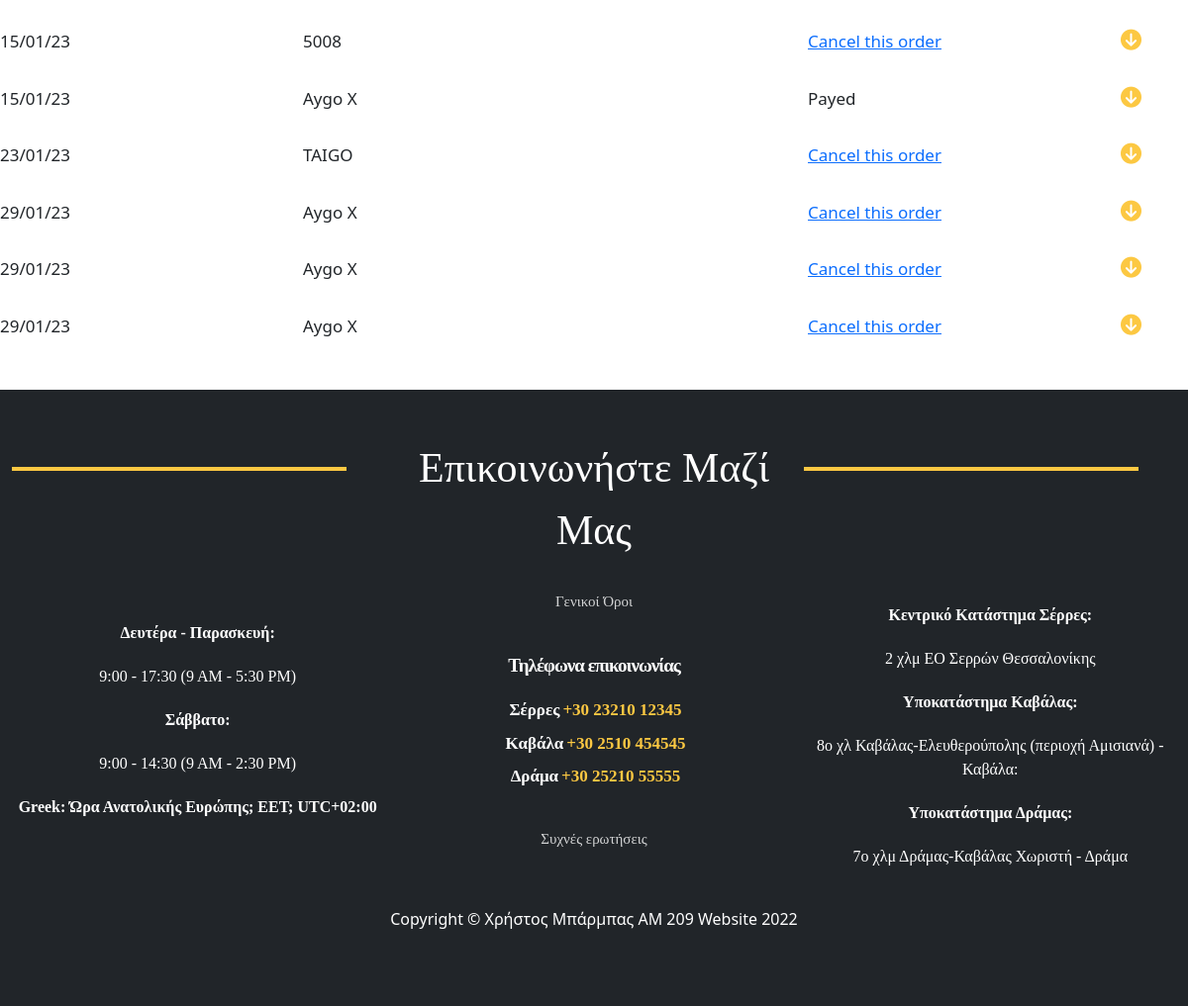
The page /totalRentals/ (signed in, lower part) on the database as committed earlier.
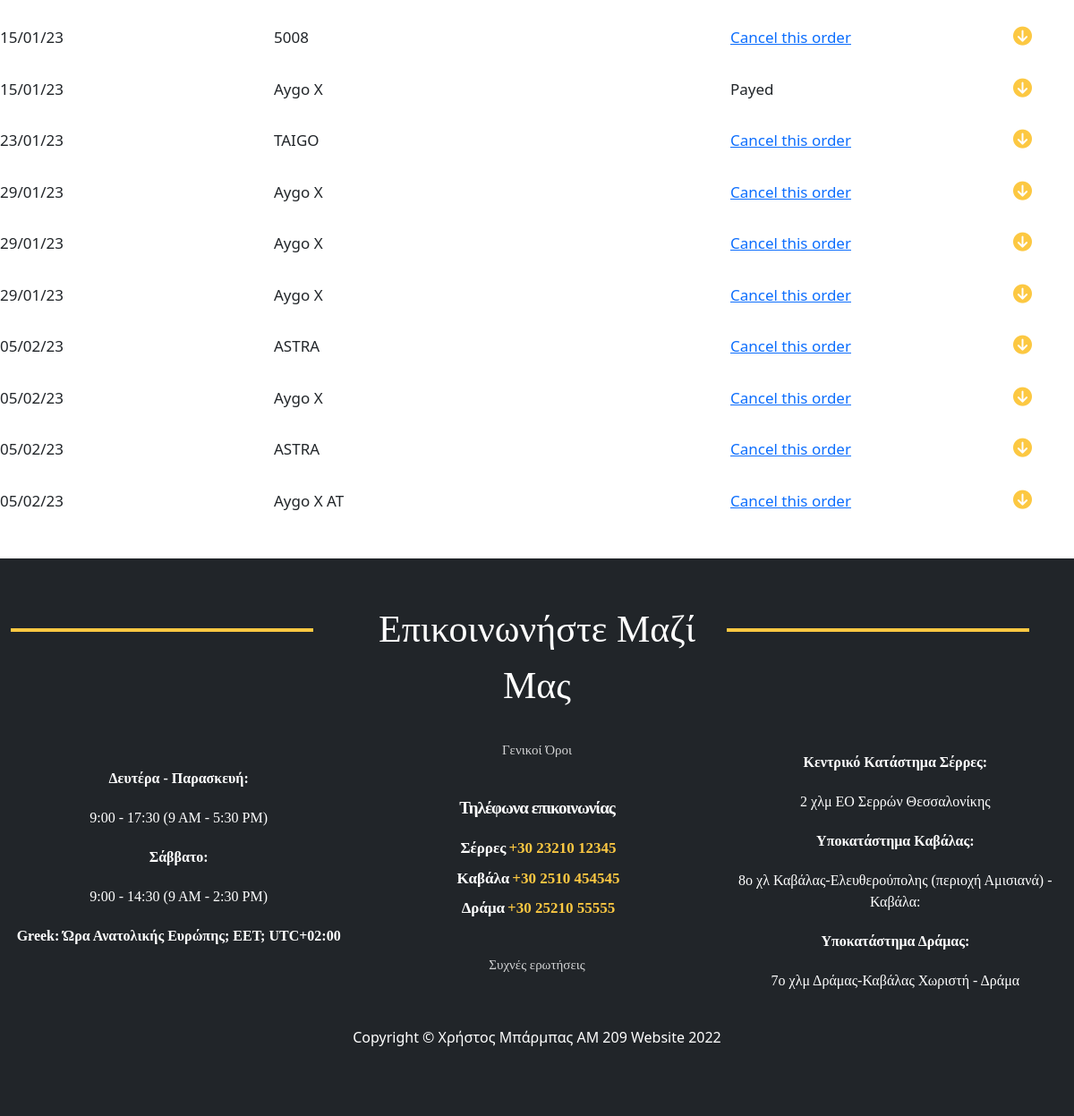
The same page on the database as committed later.
### carRental/models.py (models this page shows, shortened)
class Rental(models.Model):
    costumer = models.ForeignKey(Costumer, null=True, on_delete=models.CASCADE)
    customerName = models.CharField(max_length=70, null=True)
    costumerID = models.IntegerField(null=True, blank=False)
    rentalCompany = models.ForeignKey(RentalCompany, null=True, on_delete=models.CASCADE, default='1')
    car = models.ForeignKey(Car, null=True, on_delete=models.CASCADE)
    carModel = models.CharField(max_length=70, null=True)
    carId = models.IntegerField(null=True, blank=False)
    price = models.IntegerField(null=True, blank=False)
    startDate = models.DateField(auto_now_add=False, null=True)
    finishDate = models.DateField(auto_now_add=False, null=True)
    orderDate = models.DateTimeField(auto_now_add=True, null=True)
    placeToStart = models.ForeignKey(PlaceToStart, null=True, on_delete=models.CASCADE)
    fullFuel = models.BooleanField(blank=True, null=True, default=False)
    insurance = models.BooleanField(blank=True, null=True, default=False)
    payed = models.BooleanField(null=True, default=False)

### carRental/views.py (the view)
# urls.py: path('totalRentals/', views.totalRentals, name='totalRentals'),
@login_required(login_url='home.html')
def totalRentals(request):
    current = request.user
    rentals = Rental.objects.all()
    context = {
        'current': current,
        'rentals': rentals,
    }
    return render(request, 'totalRentals.html', context)

### carRental/models.py (called while the page is built)
    def __str__(self):
        return self.placeToStart

### carRental/templates/totalRentals.html (shortened to what this page needs)
{% extends 'main.html' %}
{% load static %}
{% block content %}
    <div class="lastRent lastRentPos">
				<div class="row no-gutters">
					<div class="col-12">
                {% for x in rentals %}
						<div class="row align-items-center">
							<div class="col-md-12 col-sm-12 clickFaq ">
								<div class="questionUs rowSize">
									<div class="row no-gutters ">
										<div class="col-2">
											<div class="infoTable ">
												{{ x.orderDate|date:'d/m/y' }}
											</div>
										</div>
										<div class="col-1">
										</div>
										<div class="col-5">
											<div class="infoTable">
											    {{ x.carModel}}
											</div>
										</div>
										<div class="col-3">
											<div class="infoTable">
											{% if x.payed == False %}
											<div class="payingPc">
												<a href="">Cancel this order</a>
											</div>
											{% else  %}
											 Payed
											{% endif  %}
											</div>
										</div>
										<div class="col-1">
											<div class="infoTable">
												<i class="fas fa-arrow-circle-down .displayFaq arrowsUS"></i>
											</div>
										</div>
									</div>
								</div>
							</div>
						</div>
                        {% endfor  %}
					</div>
				</div>
			</div>
{% endblock  %}

Rows that differ between the two databases and show on the page:
added Rental: orderDate "05/02/23", carModel "ASTRA", payed "Cancel this order"
added Rental: orderDate "05/02/23", carModel "Aygo X", payed "Cancel this order"
added Rental: orderDate "05/02/23", carModel "ASTRA", payed "Cancel this order"
added Rental: orderDate "05/02/23", carModel "Aygo X AT", payed "Cancel this order"
